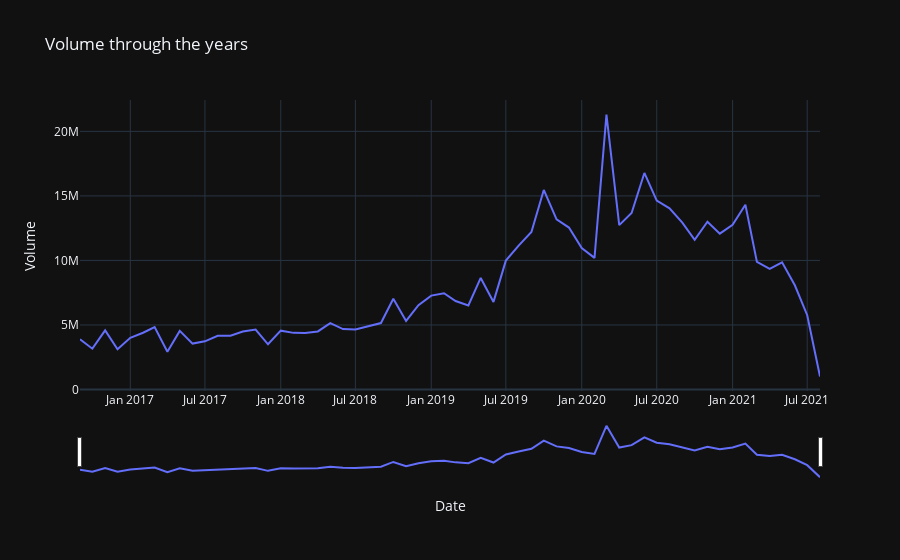

Notebook code for this chart:
### Code cell
fig = px.line(data1, x='Date', y='Volume', title='Volume through the years')
fig.update_xaxes(rangeslider_visible=True)
fig.show()
